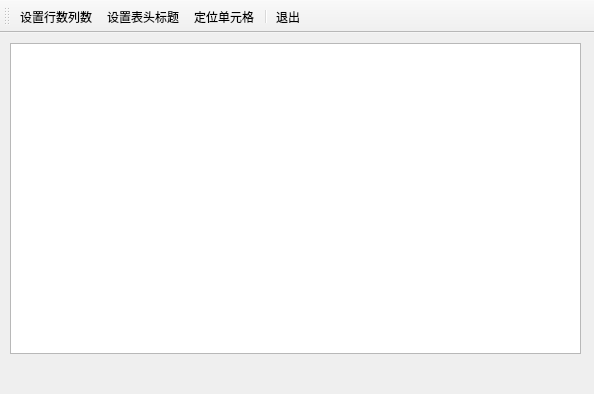
<?xml version="1.0" encoding="UTF-8"?>
<ui version="4.0">
 <class>MainWindow</class>
 <widget class="QMainWindow" name="MainWindow">
  <property name="geometry">
   <rect>
    <x>0</x>
    <y>0</y>
    <width>594</width>
    <height>394</height>
   </rect>
  </property>
  <property name="windowTitle">
   <string>MainWindow</string>
  </property>
  <widget class="QWidget" name="centralwidget">
   <widget class="QTableView" name="tableView">
    <property name="geometry">
     <rect>
      <x>10</x>
      <y>10</y>
      <width>571</width>
      <height>311</height>
     </rect>
    </property>
   </widget>
  </widget>
  <widget class="QToolBar" name="toolBar">
   <property name="windowTitle">
    <string>toolBar</string>
   </property>
   <property name="toolButtonStyle">
    <enum>Qt::ToolButtonTextUnderIcon</enum>
   </property>
   <attribute name="toolBarArea">
    <enum>TopToolBarArea</enum>
   </attribute>
   <attribute name="toolBarBreak">
    <bool>false</bool>
   </attribute>
   <addaction name="actSetSize"/>
   <addaction name="actSetHeader"/>
   <addaction name="actLocate"/>
   <addaction name="separator"/>
   <addaction name="actExit"/>
  </widget>
  <action name="actSetSize">
   <property name="icon">
    <iconset resource="res.qrc">
     <normaloff>:/icons/row.bmp</normaloff>:/icons/row.bmp</iconset>
   </property>
   <property name="text">
    <string>设置行数列数</string>
   </property>
   <property name="toolTip">
    <string>设置行数列数</string>
   </property>
  </action>
  <action name="actSetHeader">
   <property name="icon">
    <iconset resource="res.qrc">
     <normaloff>:/icons/header.bmp</normaloff>:/icons/header.bmp</iconset>
   </property>
   <property name="text">
    <string>设置表头标题</string>
   </property>
  </action>
  <action name="actLocate">
   <property name="icon">
    <iconset resource="res.qrc">
     <normaloff>:/icons/locate.bmp</normaloff>:/icons/locate.bmp</iconset>
   </property>
   <property name="text">
    <string>定位单元格</string>
   </property>
   <property name="toolTip">
    <string>定位单元格</string>
   </property>
  </action>
  <action name="actExit">
   <property name="icon">
    <iconset resource="res.qrc">
     <normaloff>:/icons/exit.bmp</normaloff>:/icons/exit.bmp</iconset>
   </property>
   <property name="text">
    <string>退出</string>
   </property>
   <property name="toolTip">
    <string>退出</string>
   </property>
  </action>
 </widget>
 <resources>
  <include location="res.qrc"/>
 </resources>
 <connections/>
</ui>
